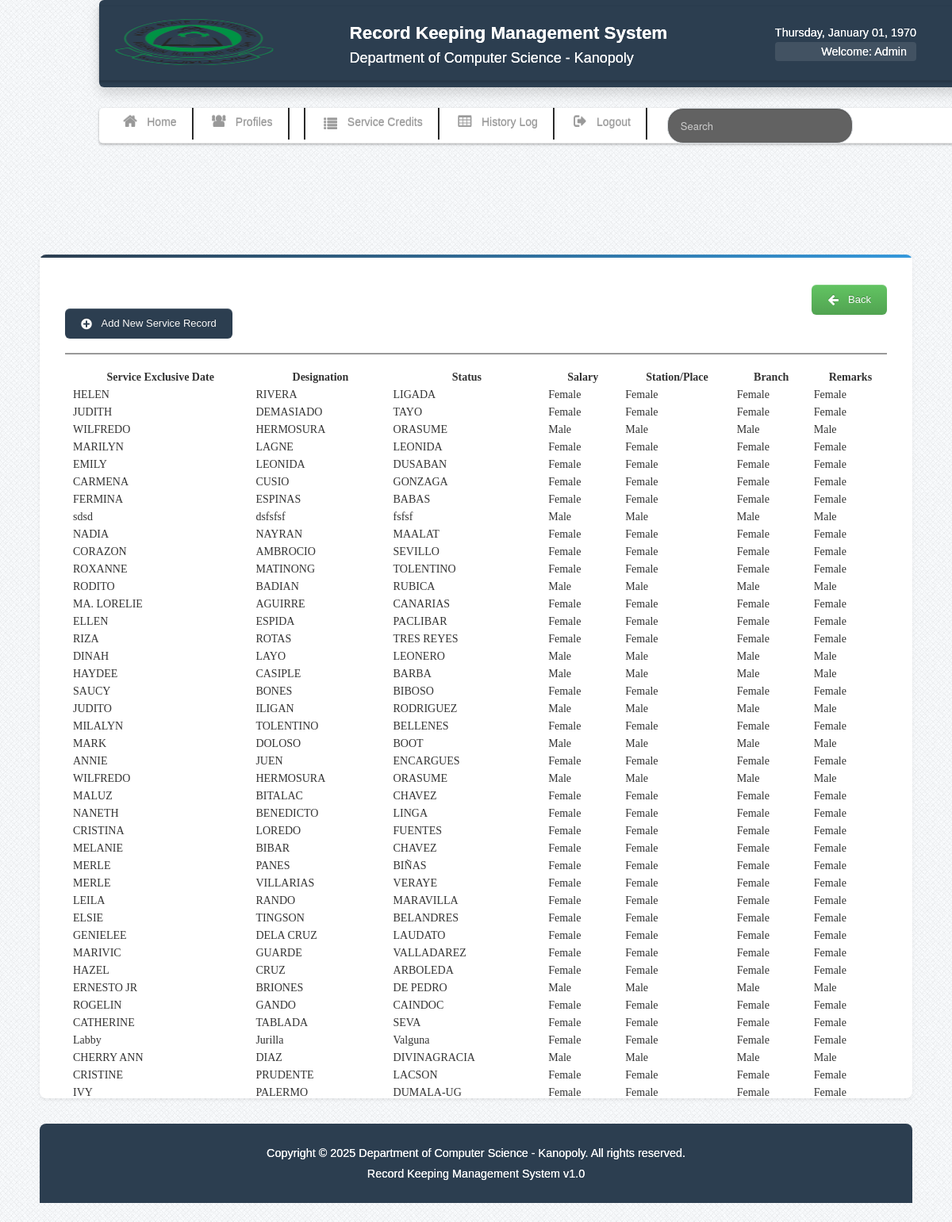
Before: /view_record.php?id=103 (signed in) with the older database file.
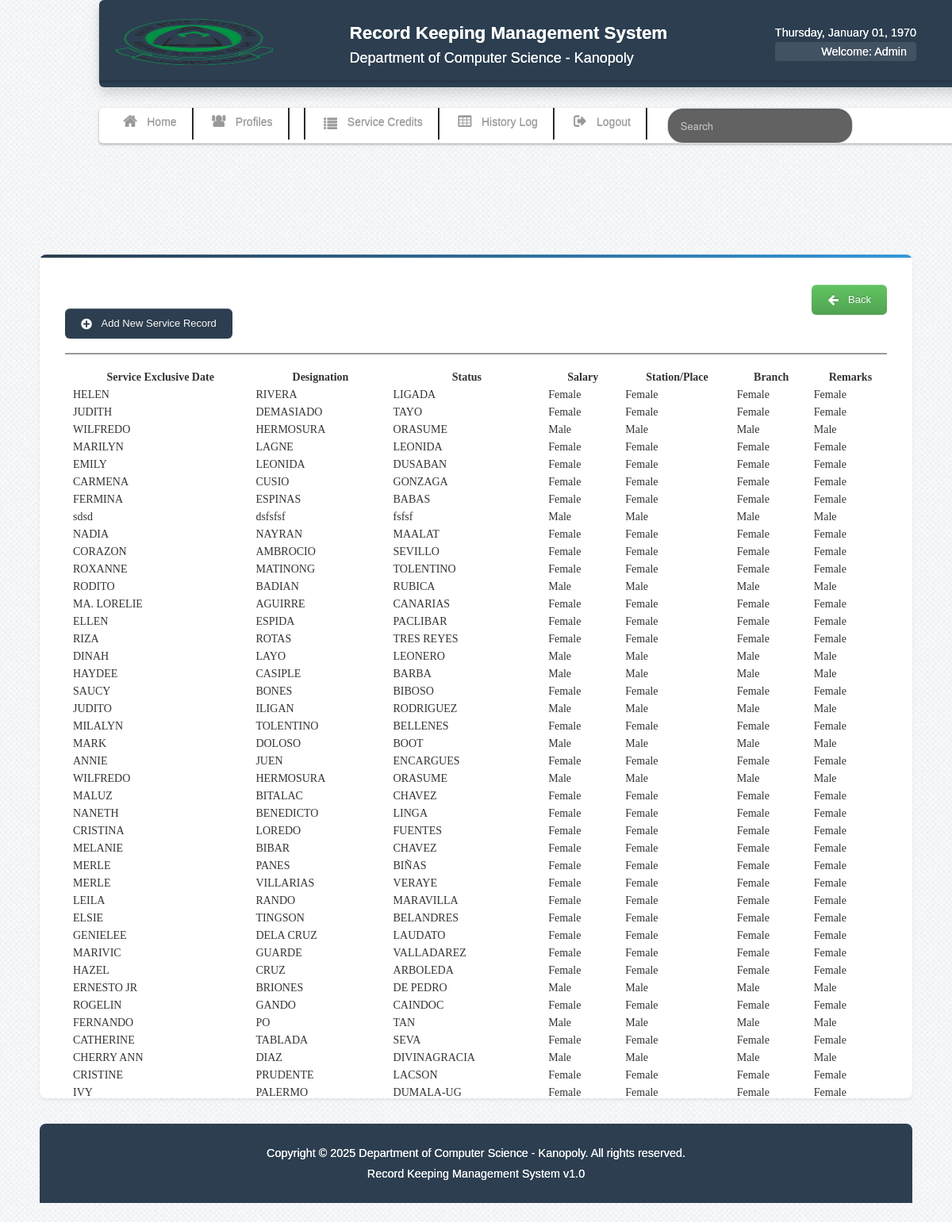
After: the same page with the newer database file.
### tables this page shows
CREATE TABLE IF NOT EXISTS `user` (
  `User_id` int(11) NOT NULL AUTO_INCREMENT,
  `UserName` varchar(50) NOT NULL,
  `Password` varchar(50) NOT NULL,
  `FirstName` varchar(50) NOT NULL,
  `LastName` varchar(50) NOT NULL,
  `User_Type` varchar(50) NOT NULL,
  PRIMARY KEY (`User_id`)
);

CREATE TABLE IF NOT EXISTS `employee` (
  `employeeID` int(11) NOT NULL AUTO_INCREMENT,
  `Position` varchar(50) NOT NULL,
  `salary_grade` int(11) NOT NULL,
  `step` int(11) NOT NULL,
  `LastName` varchar(50) NOT NULL,
  `FirstName` varchar(50) NOT NULL,
  `MiddleName` varchar(50) NOT NULL,
  `Sex` varchar(10) NOT NULL,
  `Date_of_Birth` varchar(50) NOT NULL,
  `birth_place` varchar(100) NOT NULL,
  `tin` varchar(50) NOT NULL,
  `Eligibility` varchar(50) NOT NULL,
  `RemarkID` int(11) NOT NULL,
  `School` varchar(150) NOT NULL,
  `location` varchar(200) NOT NULL,
  `height` varchar(3) NOT NULL,
  `weight` varchar(5) NOT NULL,
  `civil_status` varchar(50) NOT NULL,
  `citizenship` varchar(50) NOT NULL,
  `blood_type` varchar(10) NOT NULL,
  `gsis` varchar(100) NOT NULL,
  `pag_ibig` varchar(100) NOT NULL,
  `PHILHEALTH` varchar(100) NOT NULL,
  `SSS` varchar(100) NOT NULL,
  `Authorized_Salary` varchar(100) NOT NULL,
  `Actual_Salary` varchar(100) NOT NULL,
  `Status` varchar(50) NOT NULL,
  `Civil_Service_Eligibility` varchar(100) NOT NULL,
  `Remarks` varchar(100) NOT NULL,
  `Residential_Address` varchar(100) NOT NULL,
  `ZIP_CODE1` varchar(20) NOT NULL,
  `Telephone_NO` varchar(20) NOT NULL,
  `Permanent_Address` varchar(100) NOT NULL,
  `ZIP_CODE2` varchar(20) NOT NULL,
  `Email_Address` varchar(100) NOT NULL,
  `Cellphone_NO` varchar(15) NOT NULL,
  `Agency_Employee_NO` varchar(20) NOT NULL,
  `Item_Number` varchar(50) NOT NULL,
  `Area_Code` varchar(50) NOT NULL,
  `Area_Type` varchar(50) NOT NULL,
  `ATTRIBUTION` varchar(50) NOT NULL,
  `Employee_No` varchar(50) NOT NULL,
  `qualification` varchar(100) NOT NULL,
  `Classification` varchar(100) NOT NULL,
  `District` varchar(100) NOT NULL,
  PRIMARY KEY (`employeeID`)
);

### session.php (called while the page is built, shortened)
<?php
$id_session=$_SESSION['id'];
?>

### view_record.php (the view, shortened to what this page needs)
<?php include('dbcon.php'); include('session.php');include('header.php'); $get_id=$_GET['id'];?>
<body>
<?php include('nav-top.php'); ?>
    <div class="navbar navbar-fixed-top1">
    <div class="navbar-inner">
    <div class="container">
	<div class="marg">
    <ul class="nav">
  <li>
    <a href="home.php"><i class="icon-home icon-large"></i>Home</a>
  </li>
   <li class="divider-vertical"></li>
  <li><a href="emp_profiles.php"><i class="icon-group icon-large"></i>Profiles</a></li>
   <li class="divider-vertical"></li>
   <li class="divider-vertical"></li>
     <li><a href="leave_record.php"><i class="icon-list icon-large"></i>Service Credits</a></li>
   <li class="divider-vertical"></li>
  <li><a href="history_log.php"><i class="icon-table icon-large"></i>History Log</a></li>
  <li class="divider-vertical"></li>
  <li><a id="logout" data-toggle="modal" href="#myModal"><i class="icon-signout icon-large"></i>Logout</a></li>
   <li class="divider-vertical"></li>
  <form class="navbar-search pull-right" method="POST" action="search.php">
  <input type="text" name="search" class="search-query" placeholder="Search">
</form>
</ul>
    </div>
    </div>
    </div>
    </div>
<div class="wrapper">
<div id="element" class="hero-body">
<?php $result=mysqli_query($conn,"select * from employee where employeeID='$get_id'")or die (mysqli_error());
$get_row=mysqli_fetch_array($result);
 ?>
<h2><font color="white"><?php echo $get_row['FirstName']; ?>&nbsp;&nbsp;<?php echo $get_row['MiddleName']; ?>&nbsp;&nbsp;<?php echo $get_row['LastName']; ?></font></h2>
<a class="btn btn-primary" href="service_record.php"><i class="icon-plus-sign icon-large"></i>&nbsp;Add New Service Record</a>
<div class="button-back">
<a class="btn btn-success" href="service_record.php"><i class="icon-arrow-left icon-large"></i>&nbsp;Back</a>
</div>
<hr>
<table class="users-table">
<div class="demo_jui">
		<table cellpadding="0" cellspacing="0" border="0" class="display" id="log" class="jtable">
			<thead>
				<tr>
				<th>Service Exclusive Date</th>
				<th>Designation</th>
				<th>Status</th>
				<th>Salary</th>
				<th>Station/Place</th>
				<th>Branch</th>
				<th>Remarks</th>
				</tr>
			</thead>
			<tbody>
<?php $emp_query=mysqli_query($conn,"select * from employee");
while($row=mysqli_fetch_array($emp_query)){ $id=$row['employeeID']; ?>
<tr class="del<?php echo $id ?>">
	<td><?php echo $row['FirstName']; ?></td>
	<td><?php echo $row['LastName']; ?></td>
	<td><?php  echo $row['MiddleName']?></td>
	<td><?php echo $row['Sex'] ?></td>
	<td><?php echo $row['Sex'] ?></td>
	<td><?php echo $row['Sex'] ?></td>
	<td><?php echo $row['Sex'] ?></td>
	</tr>
<?php }?>
			</tbody>
		</table>
</div>
<?php include('footer.php');?>
</div>
</body>

### header.php (shortened to what this page needs)
<!DOCTYPE html>
<html lang="en">
<head><title>PRMS</title>
    <link href="css/bootstrap.css" rel="stylesheet" type="text/css" media="screen">
    <link href="css/font-awesome.css" rel="stylesheet" type="text/css" media="screen">
    <link href="css/style.css" rel="stylesheet" type="text/css" media="screen">
    <link href="css/clean-modern-style.css" rel="stylesheet" type="text/css" media="screen">
    <link href="css/notify/jquery_notification.css" type="text/css" rel="stylesheet" media="screen, projection"/>
    <link href="css/datepicker/ui.datepicker.css" type="text/css" rel="stylesheet"/>
</head>

### nav-top.php
<div class="navbar navbar-fixed-top" id="mainNavbar">
    <div class="navbar-inner">
        <div class="container">
            <div class="marg_top">
                <a class="brand">
                    <img src="img/logo.png" width="200" height="58">
                </a>
                <a class="brand">
                    <h2>Record Keeping Management System</h2>
                    <div class="chmsc_nav"><font size="4" color="white">Department of Computer Science - Kanopoly</font></div>
                </a>
                <div class="pull-right">
                    <font color="white">
                        <?php
                            $Today=date('y:m:d');
                            $new=date('l, F d, Y',strtotime($Today));
                            echo $new; ?>
                        <p>
                            <?php
                                $user_query=mysqli_query($conn,"select *  from user where User_id='$id_session'")or die(mysqli_error($conn));
                                $row=mysqli_fetch_array($user_query);
                                echo 'Welcome:'." ".$row['User_Type'];
                            ?>
                        </p>
                    </font>
                </div>
            </div>
        </div>
    </div>
	</div>

### footer.php
<footer>
  <p>Copyright &copy; <?php echo date('Y'); ?> Department of Computer Science - Kanopoly. All rights reserved.</p>
  <p>Record Keeping Management System v1.0</p>
</footer>

### css/style.css (style rules this page uses)
* { margin:0; padding:0; }
body { font-family:"Trebuchet MS", "Myriad Pro", Arial, sans-serif; font-size:14px; background: #fff url(../img/bg.png) repeat top left; color:#333; text-shadow:0px 0px 0px #fff;; }
body { padding-top: 20px; }
a { color:#777; }
p { padding:5px 0px; }
.wrapper { width:1100px; margin:150px auto 10px auto; min-height:550px; }
.hero-body, .hero-body-emp, .hero-body-add { background: white; border-radius: 10px; padding: 25px; box-shadow: 0 5px 15px rgba(0,0,0,0.1); margin-bottom: 25px; }
.hero-body::before { content: ""; position: absolute; top: 0; left: 0; width: 100%; height: 3px; background: linear-gradient(90deg, #2c3e50, #3498db); }
.btn { border: none; border-radius: 5px; padding: 10px 20px; font-weight: 500; transition: all 0.3s ease; cursor: pointer; display: inline-flex; align-items: center; gap: 8px; }
.btn-primary { background: linear-gradient(to right, #2c3e50, #34495e); color: white; }
footer { background: linear-gradient(to right, #2c3e50, #34495e); color: white; padding: 25px 20px; text-align: center; margin-top: 30px; border-radius: 10px 10px 0 0; }
footer p { margin: 0; font-size: 16px; }

### css/clean-modern-style.css (style rules this page uses)
:root { --primary: #2c3e50; --primary-dark: #1a2530; --secondary: #3498db; --secondary-dark: #2980b9; --success: #27ae60; --warning: #f39c12; --danger: #e74c3c; --light: #f8f9fa; --dark: #343a40; --gray: #6c757d; --light-gray: #e9ecef; --border: #dee2e6; --shadow: 0 0.125rem 0.25rem rgba(0, 0, 0, 0.075); --shadow-lg: 0 0.5rem 1rem rgba(0, 0, 0, 0.15); }
body { padding-top: 1rem; }
.navbar-fixed-top { background: var(--primary); box-shadow: var(--shadow-lg); border: none; padding: 0.5rem 0; }
.navbar-inner { background: transparent; border: none; max-width: 1200px; margin: 0 auto; padding: 0 1rem; }
.marg_top { display: flex; justify-content: space-between; align-items: center; padding: 0.5rem 0; }
.brand h2 { color: white; margin: 0; font-weight: 600; font-size: 1.4rem; }
.chmsc_nav { color: #bdc3c7 !important; font-size: 0.9rem; margin-top: 0.25rem; }
.pull-right { color: white; text-align: right; font-size: 0.9rem; }
.pull-right p { margin: 0.25rem 0 0; background: rgba(255, 255, 255, 0.1); padding: 0.25rem 0.75rem; border-radius: 0.25rem; }
.navbar-fixed-top1 { background: white; box-shadow: var(--shadow); margin-top: 120px; position: sticky; top: 0; z-index: 1000; }
.nav { display: flex; align-items: center; flex-wrap: wrap; padding: 0; margin: 0; }
.nav li { margin: 0; }
.nav li a { color: var(--dark); font-weight: 500; padding: 0.75rem 1rem; text-decoration: none; display: flex; align-items: center; gap: 0.5rem; transition: all 0.2s ease; border-radius: 0.375rem; }
.navbar-search { margin: 0 1rem; }
.navbar-search .search-query { border-radius: 20px; padding: 0.5rem 1rem; border: 1px solid var(--border); width: 200px; transition: all 0.3s ease; }
.wrapper { max-width: 1200px; margin: 140px auto 1.5rem auto; padding: 0 1rem; }
.hero-body, .hero-body-emp, .hero-body-add { background: white; border-radius: 0.5rem; padding: 2rem; box-shadow: var(--shadow); margin-bottom: 1.5rem; position: relative; overflow: hidden; }
.hero-body::before { content: ""; position: absolute; top: 0; left: 0; width: 100%; height: 4px; background: linear-gradient(90deg, var(--primary), var(--secondary)); }
.btn { border: none; border-radius: 0.375rem; padding: 0.625rem 1.25rem; font-weight: 500; transition: all 0.2s ease; cursor: pointer; display: inline-flex; align-items: center; gap: 0.5rem; }
.btn-primary { background: var(--primary); color: white; }
footer { background: var(--primary); color: white; padding: 1.5rem 1rem; text-align: center; margin-top: 2rem; border-radius: 0.5rem 0.5rem 0 0; }
footer p { margin: 0; font-size: 0.9rem; }

### css/datatable/demo_table_jui.css (style rules this page uses)
table.display thead th { cursor: pointer; padding: 3px 0 3px 10px; }
table.display { border-collapse: collapse; clear: both; margin: 0 auto; width: 100%; }
table.display td { padding: 3px 10px; }

Changed rows visible on the page:
removed employee: FirstName "Labby", LastName "Jurilla", MiddleName "Valguna", Sex "Female"
added employee: FirstName "FERNANDO", LastName "PO", MiddleName "TAN", Sex "Male"
